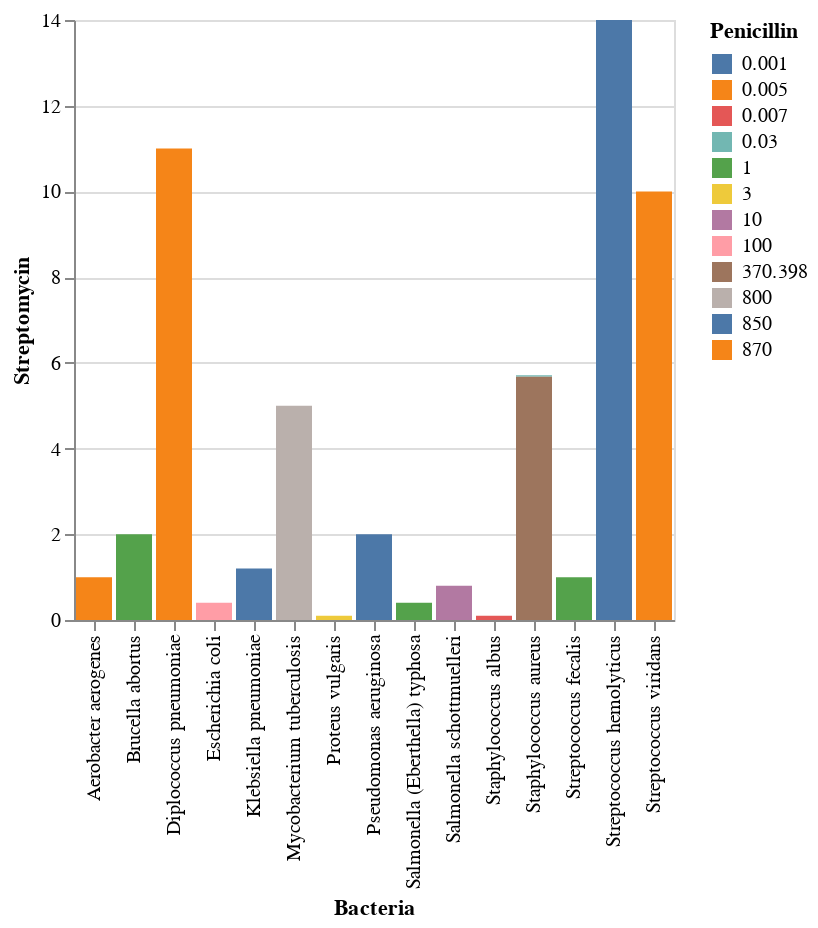

Notebook cell for this chart:
### Code cell
alt.Chart(alternation).mark_bar().encode(
    x = "Bacteria",
    y = "Streptomycin",
    color = "Penicillin:N",
    tooltip=("Bacteria", "Penicillin")
)

### Figure 1 — Vega-Lite specification as saved in the notebook (floating-point values rounded to 4 significant figures)
{"config": {"view": {"continuousWidth": 400, "continuousHeight": 300}}, "data": {"name": "data-ec2e52203311acf99a966db37003d294"}, "mark": "bar", "encoding": {"color": {"field": "Penicillin", "type": "nominal"}, "tooltip": [{"field": "Bacteria", "type": "nominal"}, {"field": "Penicillin", "type": "quantitative"}], "x": {"field": "Bacteria", "type": "nominal"}, "y": {"field": "Streptomycin", "type": "quantitative"}}, "$schema": "https://vega.github.io/schema/vega-lite/v4.17.0.json", "datasets": {"data-ec2e52203311acf99a966db37003d294": [{"Bacteria": "Aerobacter aerogenes", "Penicillin": 870.0, "Streptomycin": 1.0, "Neomycin": 1.6, "Gram_Staining": "negative", "Genus": "other"}, {"Bacteria": "Staphylococcus aureus", "Penicillin": 370.4, "Streptomycin": 5.68, "Neomycin": 10.66, "Gram_Staining": "negative", "Genus": "other"}, {"Bacteria": "Brucella abortus", "Penicillin": 1.0, "Streptomycin": 2.0, "Neomycin": 0.02, "Gram_Staining": "negative", "Genus": "other"}, {"Bacteria": "Diplococcus pneumoniae", "Penicillin": 0.005, "Streptomycin": 11.0, "Neomycin": 10.0, "Gram_Staining": "positive", "Genus": "other"}, {"Bacteria": "Escherichia coli", "Penicillin": 100.0, "Streptomycin": 0.4, "Neomycin": 0.1, "Gram_Staining": "negative", "Genus": "other"}, {"Bacteria": "Klebsiella pneumoniae", "Penicillin": 850.0, "Streptomycin": 1.2, "Neomycin": 1.0, "Gram_Staining": "negative", "Genus": "other"}, {"Bacteria": "Mycobacterium tuberculosis", "Penicillin": 800.0, "Streptomycin": 5.0, "Neomycin": 2.0, "Gram_Staining": "negative", "Genus": "other"}, {"Bacteria": "Proteus vulgaris", "Penicillin": 3.0, "Streptomycin": 0.1, "Neomycin": 0.1, "Gram_Staining": "negative", "Genus": "other"}, {"Bacteria": "Pseudomonas aeruginosa", "Penicillin": 850.0, "Streptomycin": 2.0, "Neomycin": 0.4, "Gram_Staining": "negative", "Genus": "other"}, {"Bacteria": "Salmonella (Eberthella) typhosa", "Penicillin": 1.0, "Streptomycin": 0.4, "Neomycin": 0.008, "Gram_Staining": "negative", "Genus": "Salmonella"}, {"Bacteria": "Salmonella schottmuelleri", "Penicillin": 10.0, "Streptomycin": 0.8, "Neomycin": 0.09, "Gram_Staining": "negative", "Genus": "Salmonella"}, {"Bacteria": "Staphylococcus albus", "Penicillin": 0.007, "Streptomycin": 0.1, "Neomycin": 0.001, "Gram_Staining": "positive", "Genus": "Staphylococcus"}, {"Bacteria": "Staphylococcus aureus", "Penicillin": 0.03, "Streptomycin": 0.03, "Neomycin": 0.001, "Gram_Staining": "positive", "Genus": "Staphylococcus"}, {"Bacteria": "Streptococcus fecalis", "Penicillin": 1.0, "Streptomycin": 1.0, "Neomycin": 0.1, "Gram_Staining": "positive", "Genus": "Streptococcus"}, {"Bacteria": "Streptococcus hemolyticus", "Penicillin": 0.001, "Streptomycin": 14.0, "Neomycin": 10.0, "Gram_Staining": "positive", "Genus": "Streptococcus"}, {"Bacteria": "Streptococcus viridans", "Penicillin": 0.005, "Streptomycin": 10.0, "Neomycin": 40.0, "Gram_Staining": "positive", "Genus": "Streptococcus"}]}}
